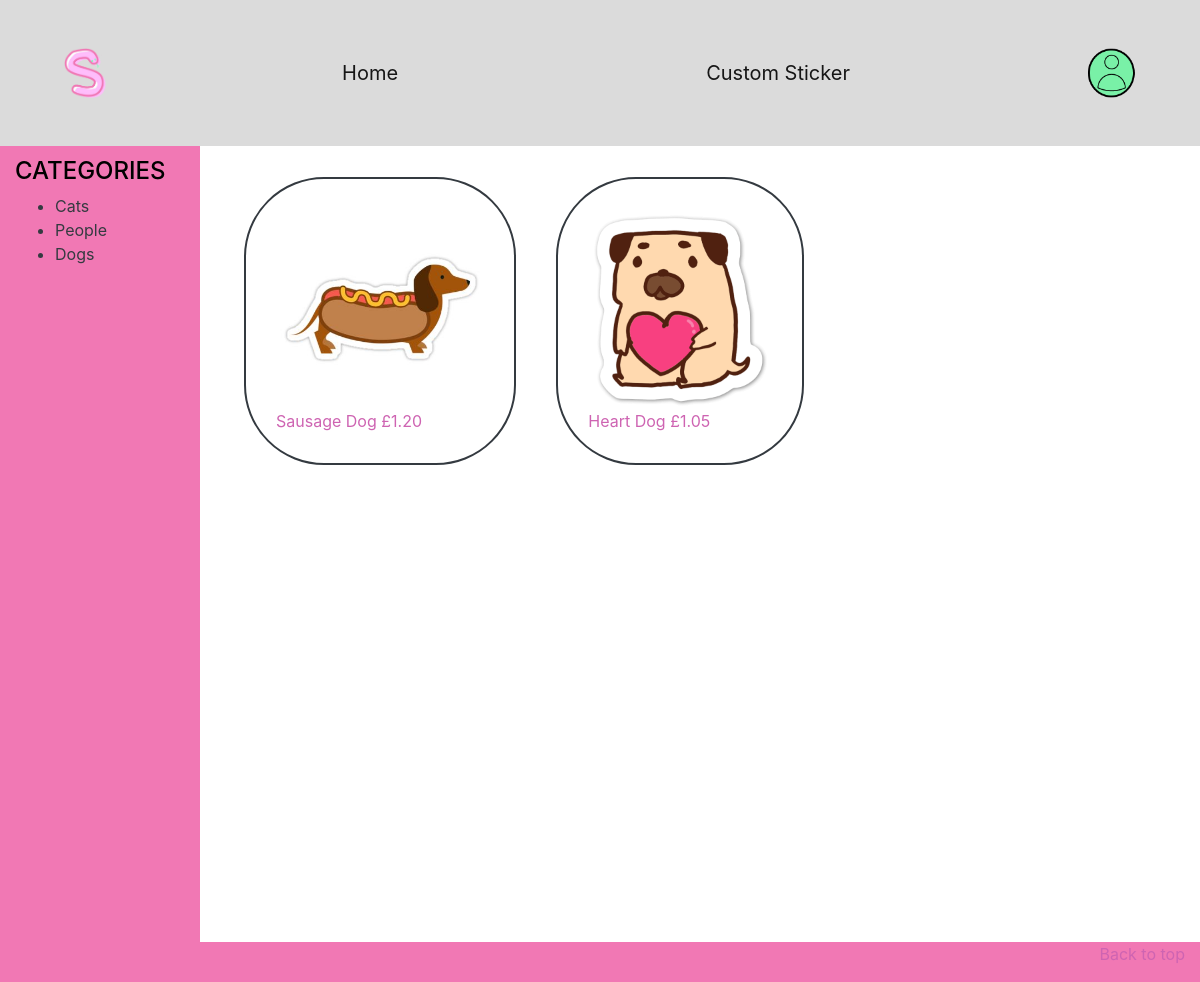
Page /stickerz/category/Dogs/ on the committed database.
### stickerz/models.py (models this page shows, shortened)
class Sticker(models.Model):
    name = models.CharField(max_length=40)
    image = models.ImageField(upload_to='sticker_images', blank=True)
    price = models.DecimalField(max_digits=5, decimal_places=2)
    category = models.CharField(max_length=40)
    sticker_slug = models.SlugField(unique=True)

### stickerz/views.py (the view)
# urls.py: path('', views.index, name='index'),
def index(request, category=None):
    context_dict = {}
    categories = []
    stickers = Sticker.objects.all()
    for sticker in stickers:
        if sticker.category not in categories and sticker.category!="Custom":
            categories.append(sticker.category)
    context_dict['categories'] = categories
    if category == None or category == "Custom":
        context_dict['stickers'] = Sticker.objects.exclude(category="Custom")# so users custom stickers arent availiable generally
    else:
        context_dict['stickers'] = Sticker.objects.filter(category=category)
    response = render(request, 'stickerz/index.html', context=context_dict)
    return response

### templates/stickerz/index.html (shortened to what this page needs)
{% extends 'stickerz/base.html' %}
{% load staticfiles %}
    {% block sidebar_block %}
    <h4>CATEGORIES</h4>
    <ul class="text-dark">
        {% for category in categories %}
        <li><a class="text-dark" href="{% url 'stickerz:category' category %}">{{category}}</a></li>
        {% endfor %}
        </ul>
    {% endblock %}
{% block body_block %}
<div class="main-container">
    {% for sticker in stickers %}
    <div class="sticker-box">
        <a  href="{% url 'stickerz:sticker' sticker.sticker_slug %}" class="sticker">
            <img class="sticker-img" src="{{ MEDIA_URL }}{{ sticker.image }}" height="200" alt="{{ stickers.name}}" /><br>
            {{sticker.name}} £{{sticker.price}}
        </a>
    </div>
    {% endfor %}
    </div>
</div>
{% endblock %}

### static/style/theme.css (style rules this page uses)
:root { --blue: #007bff; --indigo: #6610f2; --purple: #6f42c1; --pink: #e83e8c; --red: #FF7851; --orange: #fd7e14; --yellow: #FFCE67; --green: #56CC9D; --teal: #20c997; --cyan: #6CC3D5; --white: #fff; --gray: #888; --gray-dark: #343a40; --primary: #ce64b2; --secondary: #7aeb98; --success: #56CC9D; --info: #6CC3D5; --warning: #FFCE67; --danger: #FF7851; --light: #f8f9fa; --dark: #343a40; --breakpoint-xs: 0; --breakpoint-sm: 576px; --breakpoint-md: 768px; --breakpoint-lg: 992px; --breakpoint-xl: 1200px; --font-family-sans-serif: -apple-system, BlinkMacSystemFont, "Segoe UI", Roboto, "Helvetica Neue", Arial, "Noto Sans", sans-serif, "Apple Color Emoji", "Segoe UI Emoji", "Segoe UI Symbol", "Noto Color Emoji"; --font-family-monospace: SFMono-Regular, Menlo, Monaco, Consolas, "Liberation Mono", "Courier New", monospace; }
*, *::before, *::after { box-sizing: border-box; }
html { font-family: sans-serif; line-height: 1.15; -webkit-text-size-adjust: 100%; -webkit-tap-highlight-color: rgba(0, 0, 0, 0); }
.sticker-box { border-style: solid; border-radius: 5rem; border-width: 2px; padding: 30px; margin: 20px; width:max-content }
.main-container { display: flex; flex-wrap: wrap; }
body { font-family: -apple-system, BlinkMacSystemFont, "Segoe UI", Roboto, "Helvetica Neue", Arial, "Noto Sans", sans-serif, "Apple Color Emoji", "Segoe UI Emoji", "Segoe UI Symbol", "Noto Color Emoji"; font-size: 1rem; font-weight: 400; line-height: 1.5; color: #efeced; text-align: left; background-color: #ce64b2; display: flex; flex-direction: column; margin-top: 142px; }
h1, h2, h3, h4, h5, h6 { margin-top: 0; margin-bottom: 0.5rem; }
p, ol, ul, dl { margin-top: 0; margin-bottom: 1rem; }
a { color: #ce64b2; text-decoration: none; background-color: transparent; }
img { vertical-align: middle; border-style: none; }
h1, h2, h3, h4, h5, h6, .h1, .h2, .h3, .h4, .h5, .h6 { margin-bottom: 0.5rem; font-weight: 500; line-height: 1.2; color: #000; }
h4, .h4 { font-size: 1.5rem; }
.text-dark { color: #343a40 !important; }

### rows in the picture
Sticker: categories "Cats"
Sticker: categories "People"
Sticker: categories "Dogs", shows a picture, name "Sausage Dog", price "1.20"
Sticker: shows a picture, name "Heart Dog", price "1.05"
